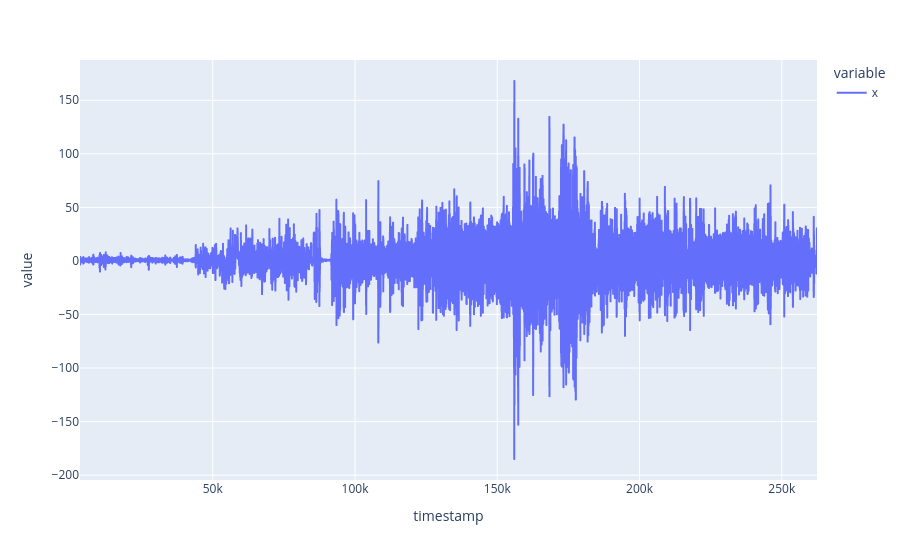

Here is the notebook cell this chart was saved with:
### Code cell
px.line(gyro_data.x)

### Figure 1 — Plotly figure (JSON) as saved in the notebook; plotly's stock layout.template omitted (floating-point values rounded to 4 significant figures; data arrays with more than 128 entries replaced by an {"elided": "..."} marker saying what was removed)
{"data": [{"hovertemplate": "variable=x<br>timestamp=%{x}<br>value=%{y}<extra></extra>", "legendgroup": "x", "line": {"color": "#636efa", "dash": "solid"}, "marker": {"symbol": "circle"}, "mode": "lines", "name": "x", "showlegend": true, "type": "scattergl", "x": {"elided": "25830 int values"}, "xaxis": "x", "y": {"elided": "25830 float values"}, "yaxis": "y"}], "layout": {"legend": {"title": {"text": "variable"}, "tracegroupgap": 0}, "margin": {"t": 60}, "xaxis": {"anchor": "y", "domain": [0, 1], "title": {"text": "timestamp"}}, "yaxis": {"anchor": "x", "domain": [0, 1], "title": {"text": "value"}}}}
